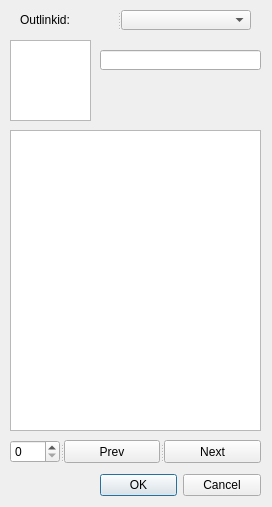
<?xml version="1.0" encoding="UTF-8"?>
<ui version="4.0">
 <class>GuideInfoDlgDesign</class>
 <widget class="QDialog" name="GuideInfoDlgDesign">
  <property name="geometry">
   <rect>
    <x>0</x>
    <y>0</y>
    <width>272</width>
    <height>507</height>
   </rect>
  </property>
  <property name="windowTitle">
   <string>Caution</string>
  </property>
  <widget class="QSplitter" name="splitter">
   <property name="geometry">
    <rect>
     <x>100</x>
     <y>470</y>
     <width>161</width>
     <height>31</height>
    </rect>
   </property>
   <property name="orientation">
    <enum>Qt::Horizontal</enum>
   </property>
   <widget class="QDialogButtonBox" name="button_box">
    <property name="orientation">
     <enum>Qt::Horizontal</enum>
    </property>
    <property name="standardButtons">
     <set>QDialogButtonBox::Cancel|QDialogButtonBox::Ok</set>
    </property>
   </widget>
  </widget>
  <widget class="QTextEdit" name="textEditFeatureInfo">
   <property name="geometry">
    <rect>
     <x>10</x>
     <y>130</y>
     <width>251</width>
     <height>301</height>
    </rect>
   </property>
   <property name="readOnly">
    <bool>true</bool>
   </property>
  </widget>
  <widget class="QSplitter" name="splitter_2">
   <property name="geometry">
    <rect>
     <x>20</x>
     <y>10</y>
     <width>231</width>
     <height>20</height>
    </rect>
   </property>
   <property name="orientation">
    <enum>Qt::Horizontal</enum>
   </property>
   <widget class="QLabel" name="labelOutlinkid">
    <property name="text">
     <string>Outlinkid: </string>
    </property>
   </widget>
   <widget class="QComboBox" name="comboBoxOutlinkid"/>
  </widget>
  <widget class="QSplitter" name="splitter_3">
   <property name="geometry">
    <rect>
     <x>10</x>
     <y>440</y>
     <width>251</width>
     <height>23</height>
    </rect>
   </property>
   <property name="orientation">
    <enum>Qt::Horizontal</enum>
   </property>
   <widget class="QSpinBox" name="spinBoxFeatureIndex"/>
   <widget class="QPushButton" name="pushButtonPrev">
    <property name="text">
     <string>Prev</string>
    </property>
   </widget>
   <widget class="QPushButton" name="pushButtonNext">
    <property name="text">
     <string>Next</string>
    </property>
   </widget>
  </widget>
  <widget class="QGraphicsView" name="graphicsViewCaution">
   <property name="geometry">
    <rect>
     <x>10</x>
     <y>40</y>
     <width>81</width>
     <height>81</height>
    </rect>
   </property>
  </widget>
  <widget class="QLineEdit" name="lineEditCautionInfo">
   <property name="enabled">
    <bool>true</bool>
   </property>
   <property name="geometry">
    <rect>
     <x>100</x>
     <y>50</y>
     <width>161</width>
     <height>20</height>
    </rect>
   </property>
   <property name="readOnly">
    <bool>true</bool>
   </property>
  </widget>
 </widget>
 <resources/>
 <connections>
  <connection>
   <sender>button_box</sender>
   <signal>accepted()</signal>
   <receiver>GuideInfoDlgDesign</receiver>
   <slot>accept()</slot>
   <hints>
    <hint type="sourcelabel">
     <x>20</x>
     <y>20</y>
    </hint>
    <hint type="destinationlabel">
     <x>20</x>
     <y>20</y>
    </hint>
   </hints>
  </connection>
  <connection>
   <sender>button_box</sender>
   <signal>rejected()</signal>
   <receiver>GuideInfoDlgDesign</receiver>
   <slot>reject()</slot>
   <hints>
    <hint type="sourcelabel">
     <x>20</x>
     <y>20</y>
    </hint>
    <hint type="destinationlabel">
     <x>20</x>
     <y>20</y>
    </hint>
   </hints>
  </connection>
 </connections>
</ui>
